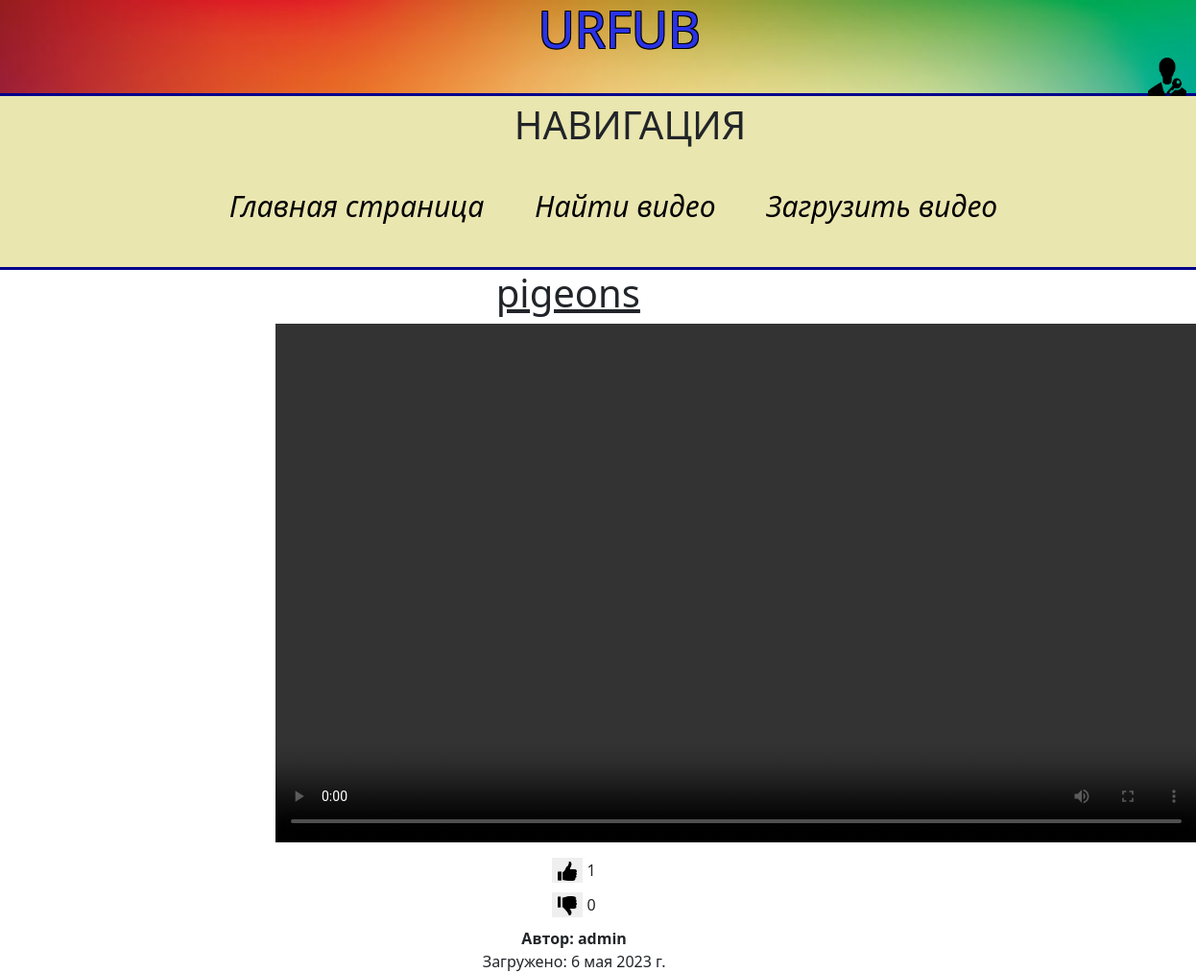
The page /video/watch/4 on the database its author committed.
### urfub/models.py (models this page shows, shortened)
class videos(models.Model):
    id = models.IntegerField(primary_key=True)
    key = models.CharField(max_length=100, null=False, default='Atom')
    url_storage = EmbedVideoField(null=False, default='11')
    title = models.CharField(max_length=100, null=False)
    likes = models.IntegerField(default=0)
    dislike = models.IntegerField(default=0)
    publish_date = models.DateField(default=django.utils.timezone.datetime.today().strftime('%Y-%m-%d'))
    author = models.ForeignKey(
        settings.AUTH_USER_MODEL,
        related_name='creator',
        on_delete=models.CASCADE)
    liked = models.ManyToManyField(settings.AUTH_USER_MODEL,
                                   related_name='liked_users',
                                   default=None
                                   )
    disliked = models.ManyToManyField(settings.AUTH_USER_MODEL,
                                   related_name='disliked_users',
                                   default=None
                                   )
    class Meta:
        ordering = ['-id']

### urfub/views.py (the view)
# urls.py: path('video/watch/<int:id>', views.getVideo, name='watchVideo'),
def getVideo(request, id:int = 0) -> HttpResponse:
    if request.method == "GET":
        count_id = cur.execute("SELECT COUNT(*) FROM urfub_videos WHERE id > 0").fetchone()[0]
        if count_id == 0 or id > count_id:
            return HttpResponseNotFound("Видео с таким ID не существует", status=404)
        if id == 0:
            vid_id = random.randint(1,count_id)
            vid = videos.objects.get(id=vid_id)
        else:
            vid = videos.objects.get(id=id)
        vid.url_storage = s3.generate_presigned_url(ClientMethod='get_object',
                                        Params={
                                            'Bucket': BUCKET_NAME,
                                            'Key': vid.key
                                        })
        author = cur.execute("SELECT username FROM auth_user WHERE id == {0}".format(vid.author_id)).fetchone()[0]
        return render(request, "main/video.html", context={'video' : vid, 'author' : author})

### urfub/templates/main/video.html (shortened to what this page needs)
{% extends 'main/main.html' %}
{% load static %}
{% block content %}
    <h3 class="name-vid">{{ video.title }}</h3>
        <p class="vid-single">
            <video
            id="my-video"
            controls
            preload="auto"
            width="960"
            height="540">
                 <source type="video/mp4" src={{ video.url_storage }}>
            </video>
        </p>
    <div class="descript-vid">
        <section class="grades">
            <form action="{% url 'likes' video.id %}" method="POST">
                <button id='like' class="reaction" type="submit" style=""><img src="{% static 'main/img/like.png' %}" height="20" width="20" alt="like"></button> <span class="like-count">{{ video.likes }}</span>
            </form>
            <form action="{% url 'dislikes' video.id %}" method="POST">
                <button id='dislike' class="reaction" type="submit" style=""><img src="{% static 'main/img/dislike.png' %}" height="20" width="20" alt="dislike"></button> <span class="dislike-count">{{ video.dislike }}</span>
            </form>
        </section>
        <strong>Автор: {{ author }}</strong>
        <br>
        <span>Загружено: {{ video.publish_date }}</span>
    </div>
{% endblock %}

### urfub/static/main/css/total_style.css (style rules this page uses)
.vid-single { display: flex; margin-left: 23%; }
.descript-vid { text-align: center; margin-right: 4%; }
.name-vid { text-align: center; margin-right: 5%; font-size: 40px; text-decoration: underline; }
.grades button { border: 0; }
.Video-prew form { justify-content:center; align-items:center; margin: 10px; }

### rows shown on the page
videos: title "pigeons", likes "1", dislike "0", publish_date "6 мая 2023 г."

### other values the page prints
{{ author }} "admin"
